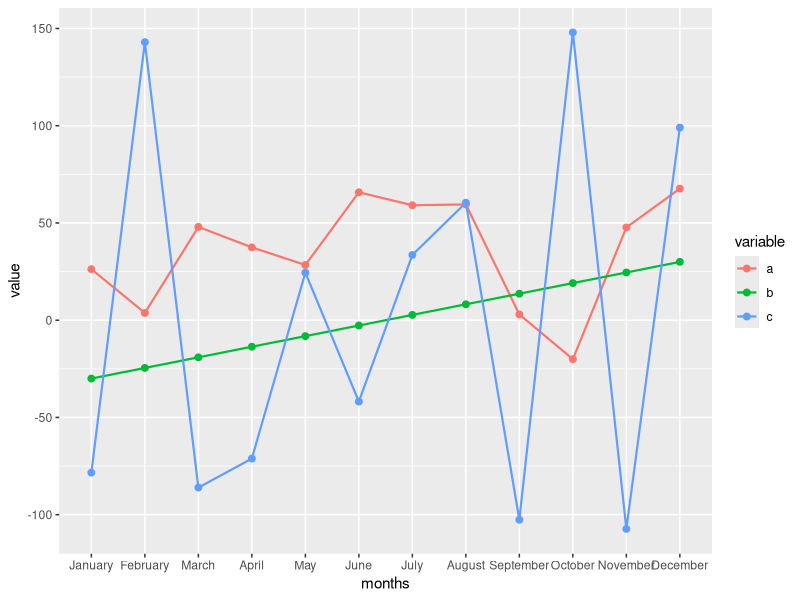

Generate this figure with R:
rm(list = ls())

#### Задание 1
## сделать из вектора названий месяцев матрицы 3х4 двух видов - с заполнением по строкам и по столбцам
months_by_row <- matrix(data = month.name, nrow = 3, ncol = 4, byrow = T)
months_by_column <- matrix(data = month.name, nrow = 3, ncol = 4, byrow = F)
print(months_by_row)
print(months_by_column)

#### Задание 2
## сделать датафрейм со столбцами (названия столбцов любые): названия месяцев, данные от трех переменных (всего 4 столбца) - три вектора нормально или равномерно распределенных величин
season_col <- sapply(X = c('winter', 'spring', 'summer', 'fall'),
                     FUN = rep, times = 3) |> c()
season_col <- c(season_col[-1], season_col[1])
month_data <- data.frame(months = month.name,
                         season = season_col |> as.factor(),
                         a = rnorm(12, mean = 5, sd = 7.5) * 4,
                         b = seq(-10, 10, length.out = 12) * 3,
                         c = rnorm(12, mean = -5, sd = 20) * 5)
print(month_data)

#### Задание 3
## "вытянуть" датафрейм из широкого формата в длинный
library(reshape2)
month_data_long <- melt(month_data)
print(month_data_long)

#### Задание 4
## нарисовать точечно-линейный график от этих трех переменных
library(ggplot2)
ggplot(data = month_data_long, aes(x = months, y = value, color = variable, group = variable)) +
  geom_point(size = 2) + 
  geom_line(size = .75) +
  scale_x_discrete(limits = month.name)

